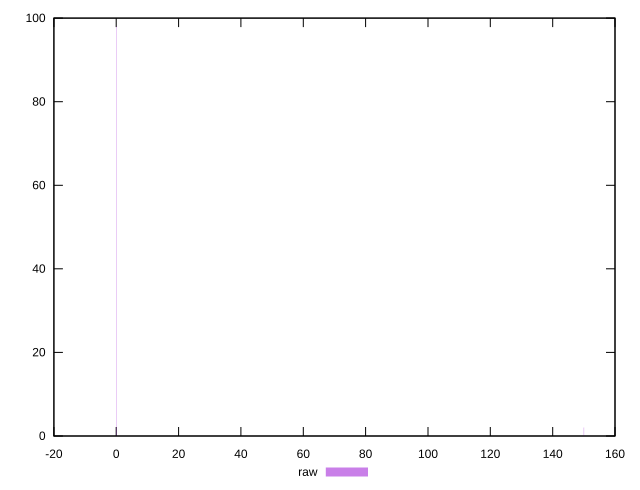

Source code (gnuplot):
reset
set terminal svg size 640, 490 enhanced background rgb 'white'
set output "reprap/unminified-css/samples/pages+cached+nointeractive/raw/histogram.svg"

$raw <<EOF
0 98
150 2
EOF

set key outside below
set boxwidth 0.1
set yrange [0:100]
set style fill transparent solid 0.5 noborder

plot \
  $raw title "raw" with boxes, \


reset
